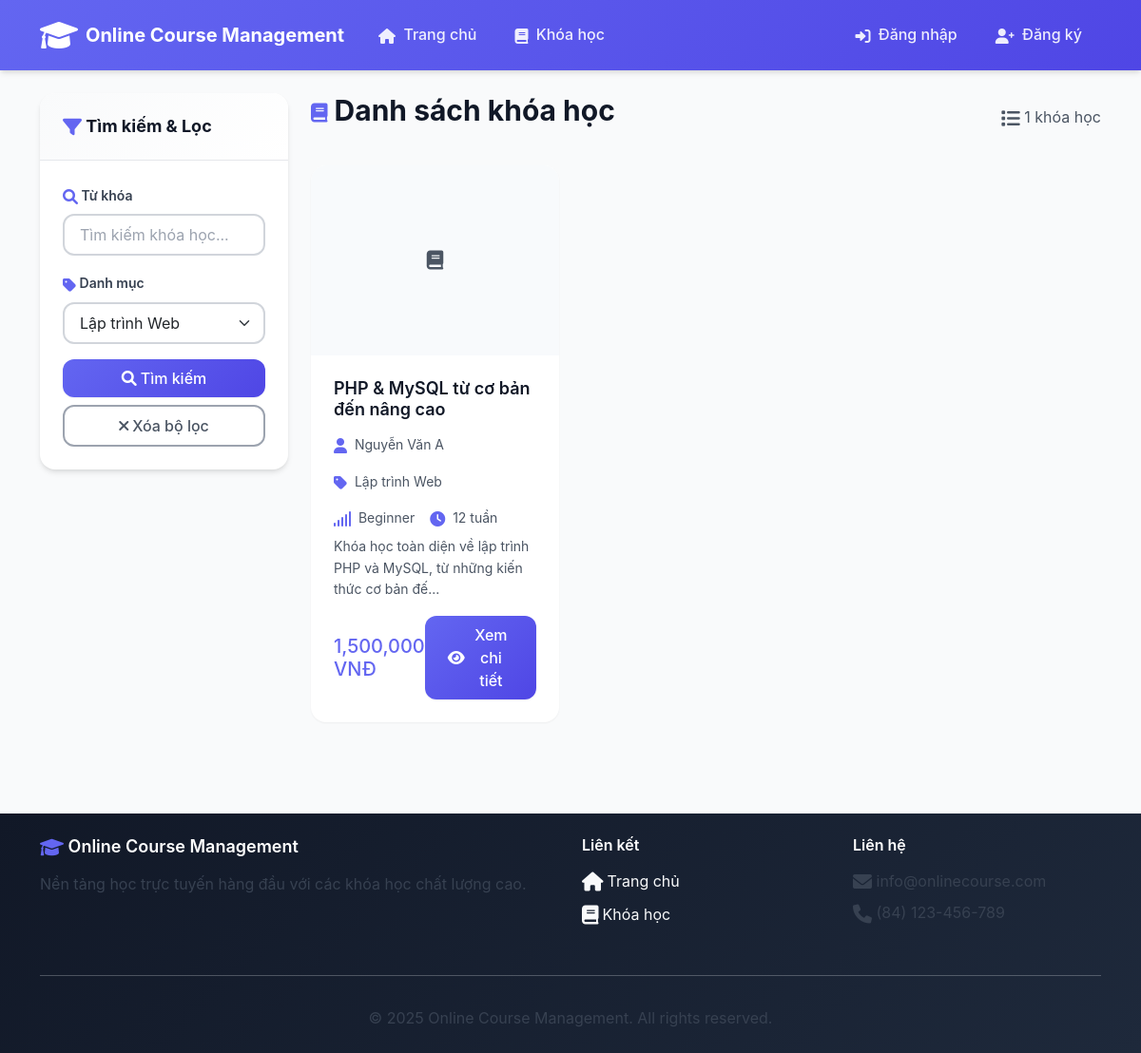
The page /cse485/BTTH2/courses?category=1 on the database its author committed.
### tables this page shows
CREATE TABLE `courses` (
  `id` int(11) NOT NULL AUTO_INCREMENT,
  `title` varchar(255) NOT NULL,
  `description` text NOT NULL,
  `instructor_id` int(11) NOT NULL,
  `category_id` int(11) DEFAULT NULL,
  `price` decimal(10,2) NOT NULL DEFAULT 0.00,
  `duration_weeks` int(11) NOT NULL DEFAULT 1,
  `level` varchar(50) NOT NULL DEFAULT 'Beginner',
  `image` varchar(255) DEFAULT NULL,
  `created_at` datetime NOT NULL DEFAULT CURRENT_TIMESTAMP,
  `updated_at` datetime NOT NULL DEFAULT CURRENT_TIMESTAMP ON UPDATE CURRENT_TIMESTAMP,
  PRIMARY KEY (`id`),
  KEY `instructor_id` (`instructor_id`),
  KEY `category_id` (`category_id`),
  CONSTRAINT `courses_ibfk_1` FOREIGN KEY (`instructor_id`) REFERENCES `users` (`id`) ON DELETE CASCADE,
  CONSTRAINT `courses_ibfk_2` FOREIGN KEY (`category_id`) REFERENCES `categories` (`id`) ON DELETE SET NULL
);

CREATE TABLE `users` (
  `id` int(11) NOT NULL AUTO_INCREMENT,
  `username` varchar(255) NOT NULL,
  `email` varchar(255) NOT NULL,
  `password` varchar(255) NOT NULL,
  `fullname` varchar(255) NOT NULL,
  `role` int(11) NOT NULL DEFAULT 0 COMMENT '0: học viên, 1: giảng viên, 2: quản trị viên',
  `created_at` datetime NOT NULL DEFAULT CURRENT_TIMESTAMP,
  PRIMARY KEY (`id`),
  UNIQUE KEY `username` (`username`),
  UNIQUE KEY `email` (`email`)
);

CREATE TABLE `categories` (
  `id` int(11) NOT NULL AUTO_INCREMENT,
  `name` varchar(255) NOT NULL,
  `description` text,
  `created_at` datetime NOT NULL DEFAULT CURRENT_TIMESTAMP,
  PRIMARY KEY (`id`)
);

### app/Core/Controller.php (called while the page is built, shortened)
<?php
class Controller {
    protected function view($view, $data = []) {
        extract($data);
        require_once "app/Views/$view.php";
    }
}
?>

### app/Controllers/CourseController.php (called while the page is built, shortened)
<?php
class CourseController extends Controller {
    private $courseModel;
    private $categoryModel;
    public function __construct() {
        $this->courseModel = new Course();
        $this->categoryModel = new Category();
    }
    public function index() {
        $keyword = $_GET['search'] ?? '';
        $categoryId = $_GET['category'] ?? null;
        if ($keyword || $categoryId) {
            $courses = $this->courseModel->search($keyword, $categoryId);
        } else {
            $courses = $this->courseModel->getAll();
        }
        $categories = $this->categoryModel->getAll();
        $this->view('courses/index', [
            'courses' => $courses,
            'categories' => $categories,
            'keyword' => $keyword,
            'selectedCategory' => $categoryId
        ]);
    }
}
?>

### index.php (called while the page is built)
<?php
require_once 'app/Core/Router.php';
require_once 'config/app.php';
$router = new Router();
$router->get('/', 'HomeController@index');
$router->get('/courses', 'CourseController@index');
$router->get('/courses/(\d+)', 'CourseController@detail');
$router->get('/login', 'AuthController@login');
$router->post('/login', 'AuthController@handleLogin');
$router->get('/register', 'AuthController@register');
$router->post('/register', 'AuthController@handleRegister');
$router->get('/logout', 'AuthController@logout');
$router->get('/student/dashboard', 'StudentController@dashboard');
$router->get('/student/courses', 'StudentController@myCourses');
$router->post('/student/enroll/(\d+)', 'StudentController@enroll');
$router->get('/instructor/dashboard', 'InstructorController@dashboard');
$router->get('/instructor/courses', 'InstructorController@manageCourses');
$router->get('/instructor/courses/create', 'InstructorController@createCourse');
$router->post('/instructor/courses/create', 'InstructorController@storeCourse');
$router->get('/instructor/courses/(\d+)/edit', 'InstructorController@editCourse');
$router->post('/instructor/courses/(\d+)/edit', 'InstructorController@updateCourse');
$router->post('/instructor/courses/(\d+)/delete', 'InstructorController@deleteCourse');
$router->dispatch();
?>

### config/app.php (called while the page is built, shortened)
<?php
spl_autoload_register(function ($class) {
    $paths = [
        'app/Controllers/',
        'app/Models/',
        'app/Core/'
    ];
    foreach ($paths as $path) {
        $file = $path . $class . '.php';
        if (file_exists($file)) {
            return;
        }
    }
});
?>

### app/Models/Database.php (called while the page is built, shortened)
<?php
class Database {
    private static $instance = null;
    private $connection;
    private function __construct() {
        $config = require 'config/database.php';
        try {
            $dsn = "mysql:host={$config['host']};dbname={$config['dbname']};charset={$config['charset']}";
            $this->connection = new PDO($dsn, $config['username'], $config['password'], $config['options']);
        } catch (PDOException $e) {
            die("Database connection failed: " . $e->getMessage());
        }
    }
    public static function getInstance() {
        if (self::$instance === null) {
            self::$instance = new self();
        }
        return self::$instance;
    }
    public function query($sql, $params = []) {
        $stmt = $this->connection->prepare($sql);
        $stmt->execute($params);
        return $stmt;
    }
    public function fetchAll($sql, $params = []) {
        $stmt = $this->query($sql, $params);
        return $stmt->fetchAll();
    }
}
?>

### app/Models/Category.php (called while the page is built, shortened)
<?php
class Category {
    private $db;
    public function __construct() {
        $this->db = Database::getInstance();
    }
    public function getAll() {
        $sql = "SELECT * FROM categories ORDER BY name ASC";
        return $this->db->fetchAll($sql);
    }
}
?>

### config/database.php (called while the page is built)
<?php
return [
    'host' => 'localhost',
    'dbname' => 'onlinecourse',
    'username' => 'root',
    'password' => '',
    'charset' => 'utf8mb4',
    'options' => [
        PDO::ATTR_ERRMODE => PDO::ERRMODE_EXCEPTION,
        PDO::ATTR_DEFAULT_FETCH_MODE => PDO::FETCH_ASSOC,
        PDO::ATTR_EMULATE_PREPARES => false,
    ]
];
?>

### app/Models/Course.php (called while the page is built, shortened)
<?php
class Course {
    private $db;
    public function __construct() {
        $this->db = Database::getInstance();
    }
    public function search($keyword, $categoryId = null) {
        $sql = "SELECT c.*, u.fullname as instructor_name, cat.name as category_name
                FROM courses c
                LEFT JOIN users u ON c.instructor_id = u.id
                LEFT JOIN categories cat ON c.category_id = cat.id
                WHERE (c.title LIKE ? OR c.description LIKE ?)";
        $params = ["%$keyword%", "%$keyword%"];
        if ($categoryId) {
            $sql .= " AND c.category_id = ?";
            $params[] = $categoryId;
        }
        $sql .= " ORDER BY c.created_at DESC";
        return $this->db->fetchAll($sql, $params);
    }
}
?>

### app/Views/courses/index.php (the view, shortened to what this page needs)
<div class="container py-4">
    <div class="row">
        <div class="col-lg-3">
            <div class="card mb-4">
                <div class="card-header">
                    <h5 class="mb-0">
                        <i class="fas fa-filter icon-primary"></i> Tìm kiếm & Lọc
                    </h5>
                </div>
                <div class="card-body">
                    <form method="GET" action="<?= BASE_URL ?>/courses">
                        <div class="mb-3">
                            <label for="search" class="form-label">
                                <i class="fas fa-search icon-sm icon-primary"></i> Từ khóa
                            </label>
                            <input type="text" class="form-control" id="search" name="search"
                                   value="<?= htmlspecialchars($keyword) ?>" placeholder="Tìm kiếm khóa học...">
                        </div>
                        <div class="mb-3">
                            <label for="category" class="form-label">
                                <i class="fas fa-tag icon-sm icon-primary"></i> Danh mục
                            </label>
                            <select class="form-select" id="category" name="category">
                                <?php foreach ($categories as $category): ?>
                                    <option value="<?= $category['id'] ?>"
                                            <?= $selectedCategory == $category['id'] ? 'selected' : '' ?>>
                                        <?= htmlspecialchars($category['name']) ?>
                                    </option>
                                <?php endforeach; ?>
                            </select>
                        </div>
                        <button type="submit" class="btn btn-primary w-100">
                            <i class="fas fa-search"></i> Tìm kiếm
                        </button>
                        <a href="<?= BASE_URL ?>/courses" class="btn btn-outline-secondary w-100 mt-2">
                            <i class="fas fa-times"></i> Xóa bộ lọc
                        </a>
                    </form>
                </div>
            </div>
        </div>
        <div class="col-lg-9">
            <div class="d-flex justify-content-between align-items-center mb-4">
                <h2>
                    <i class="fas fa-book icon-primary"></i> Danh sách khóa học
                </h2>
                <span class="text-muted">
                    <i class="fas fa-list"></i> <?= count($courses) ?> khóa học
                </span>
            </div>
            <div class="row">
                <?php if (!empty($courses)): ?>
                    <?php foreach ($courses as $course): ?>
                        <div class="col-lg-6 col-xl-4 mb-4">
                            <div class="card h-100 shadow-sm">
                                <?php if ($course['image']): ?>
                                    <img src="<?= BASE_URL ?>/<?= UPLOAD_PATH ?>courses/<?= $course['image'] ?>"
                                         class="card-img-top" alt="<?= htmlspecialchars($course['title']) ?>" style="height: 200px; object-fit: cover;">
                                <?php else: ?>
                                    <div class="card-img-top bg-light d-flex align-items-center justify-content-center" style="height: 200px;">
                                        <i class="fas fa-book fa-3x text-muted"></i>
                                    </div>
                                <?php endif; ?>
                                <div class="card-body d-flex flex-column">
                                    <h5 class="card-title"><?= htmlspecialchars($course['title']) ?></h5>
                                    <div class="course-meta mb-2">
                                        <span><i class="fas fa-user icon-primary"></i> <?= htmlspecialchars($course['instructor_name']) ?></span>
                                        <?php if ($course['category_name']): ?>
                                            <span><i class="fas fa-tag icon-primary"></i> <?= htmlspecialchars($course['category_name']) ?></span>
                                        <?php endif; ?>
                                        <span><i class="fas fa-signal icon-primary"></i> <?= htmlspecialchars($course['level']) ?></span>
                                        <span><i class="fas fa-clock icon-primary"></i> <?= $course['duration_weeks'] ?> tuần</span>
                                    </div>
                                    <p class="card-text"><?= substr(htmlspecialchars($course['description']), 0, 100) ?>...</p>
                                    <div class="mt-auto">
                                        <div class="d-flex justify-content-between align-items-center">
                                            <span class="h5 text-primary mb-0">
                                                <?= $course['price'] > 0 ? number_format($course['price']) . ' VNĐ' : 'Miễn phí' ?>
                                            </span>
                                            <a href="<?= BASE_URL ?>/courses/<?= $course['id'] ?>" class="btn btn-primary">
                                                <i class="fas fa-eye"></i> Xem chi tiết
                                            </a>
                                        </div>
                                    </div>
                                </div>
                            </div>
                        </div>
                    <?php endforeach; ?>
                <?php endif; ?>
            </div>
        </div>
    </div>
</div>
<?php
include 'app/Views/layouts/main.php';
?>

### app/Core/Router.php (shortened to what this page needs)
<?php
class Router {
    private $routes = [];
    private function addRoute($method, $pattern, $callback) {
        $this->routes[] = [
            'method' => $method,
            'pattern' => $pattern,
            'callback' => $callback
        ];
    }
    public function dispatch() {
        $requestUri = parse_url($_SERVER['REQUEST_URI'], PHP_URL_PATH);
        $basePath = '/cse485/BTTH2';
        if (strpos($requestUri, $basePath) === 0) {
            $requestUri = substr($requestUri, strlen($basePath));
        }
        foreach ($this->routes as $route) {
            $pattern = '#^' . $route['pattern'] . '$#';
            if (preg_match($pattern, $requestUri, $matches)) {
                array_shift($matches);
                $this->callAction($route['callback'], $matches);
                return;
            }
        }
    }
    private function callAction($callback, $params = []) {
        if (is_string($callback)) {
            list($controller, $method) = explode('@', $callback);
            $controllerInstance = new $controller();
            call_user_func_array([$controllerInstance, $method], $params);
        }
    }
}
?>

### rows shown on the page
courses: title "PHP & MySQL từ cơ bản đến nâng cao", instructor.fullname "Nguyễn Văn A", category.name "Lập trình Web", level "Beginner", duration_weeks "12", description "Khóa học toàn diện về lập trình PHP và MySQL, từ những kiến thức cơ bản đế", price "1,500,000"

### other values the page prints
count($courses) "1"
form field category "Lập trình Web"
